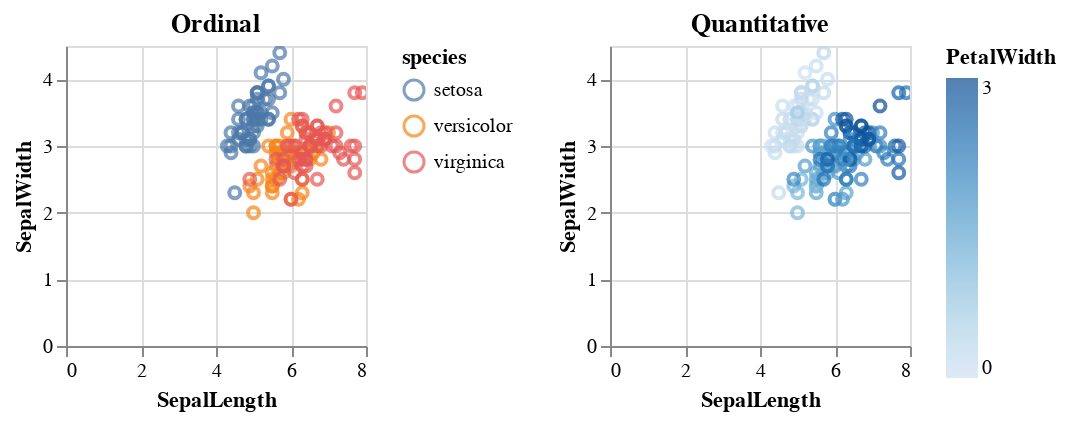

Notebook code cell kept with this figure:
### Markdown cell above
### Core Altair Visualization Types

1. Relational Plots (Relationships between variables)

Altair supports a wide range of relational plots, including scatter plots, line plots, and area plots.

```python
alt.Chart(df).mark_point().encode(
	x='x',
	y='y',
	color='category',
	size='value'
)
```

2. Distribution Plots (Univariate and bivariate distributions)
Altair provides various distribution plots, such as histograms, kernel density plots, and box plots.

```python
alt.Chart(df).mark_bar().encode(
	x='x:Q', # Quantitative variable
	y='count()', #Automatic count aggregation and binning
	color='category'
)
```

3. Categorical Plots (Relationships between numerical and categorical variables)
Altair supports categorical plots like bar charts, stacked bar charts, and grouped bar charts.

```python
alt.Chart(df).mark_bar().encode(
	x='category',
	y='average(value)',
	color='category'
)
```

4. Layering and Composition
Altair allows you to layer multiple plots and compose them into a single visualization.

```python
points = alt.Chart(df).mark_point().encode(x='x', y='y')
line = alt.Chart(df).mark_line().encode(x='x', y='y')

layered_chart = points + line
layered_chart
```

Example of Facet Chart

```python
alt.Chart(df).mark_point().encode(
	x='x',
	y='y',
	color='category'
).facet(
	column='category'
)
```

### Code cell
base = alt.Chart(iris_df).mark_point().encode(
    x = 'SepalLength:Q',
    y = 'SepalWidth:Q'
).properties(
    width = 150,
    height = 150
)

alt.hconcat(
    base.encode(color = 'species:N').properties(title = 'Ordinal'),
    base.encode(color = 'PetalWidth:Q').properties(title = 'Quantitative'),
).interactive()

### Figure 1 — Vega-Lite specification as saved in the notebook (floating-point values rounded to 4 significant figures; data arrays with more than 128 entries replaced by an {"elided": "..."} marker saying what was removed)
{"config": {"view": {"continuousWidth": 300, "continuousHeight": 300}}, "hconcat": [{"mark": {"type": "point"}, "encoding": {"color": {"field": "species", "type": "nominal"}, "x": {"field": "SepalLength", "type": "quantitative"}, "y": {"field": "SepalWidth", "type": "quantitative"}}, "height": 150, "name": "view_1", "title": "Ordinal", "width": 150}, {"mark": {"type": "point"}, "encoding": {"color": {"field": "PetalWidth", "type": "quantitative"}, "x": {"field": "SepalLength", "type": "quantitative"}, "y": {"field": "SepalWidth", "type": "quantitative"}}, "height": 150, "name": "view_2", "title": "Quantitative", "width": 150}], "data": {"name": "data-81093bcf5924db2878e2d5fba5fb25f1"}, "params": [{"name": "param_6", "select": {"type": "interval", "encodings": ["x", "y"]}, "bind": "scales", "views": ["view_1", "view_2"]}], "$schema": "https://vega.github.io/schema/vega-lite/v5.16.3.json", "datasets": {"data-81093bcf5924db2878e2d5fba5fb25f1": {"elided": "150 records"}}}
